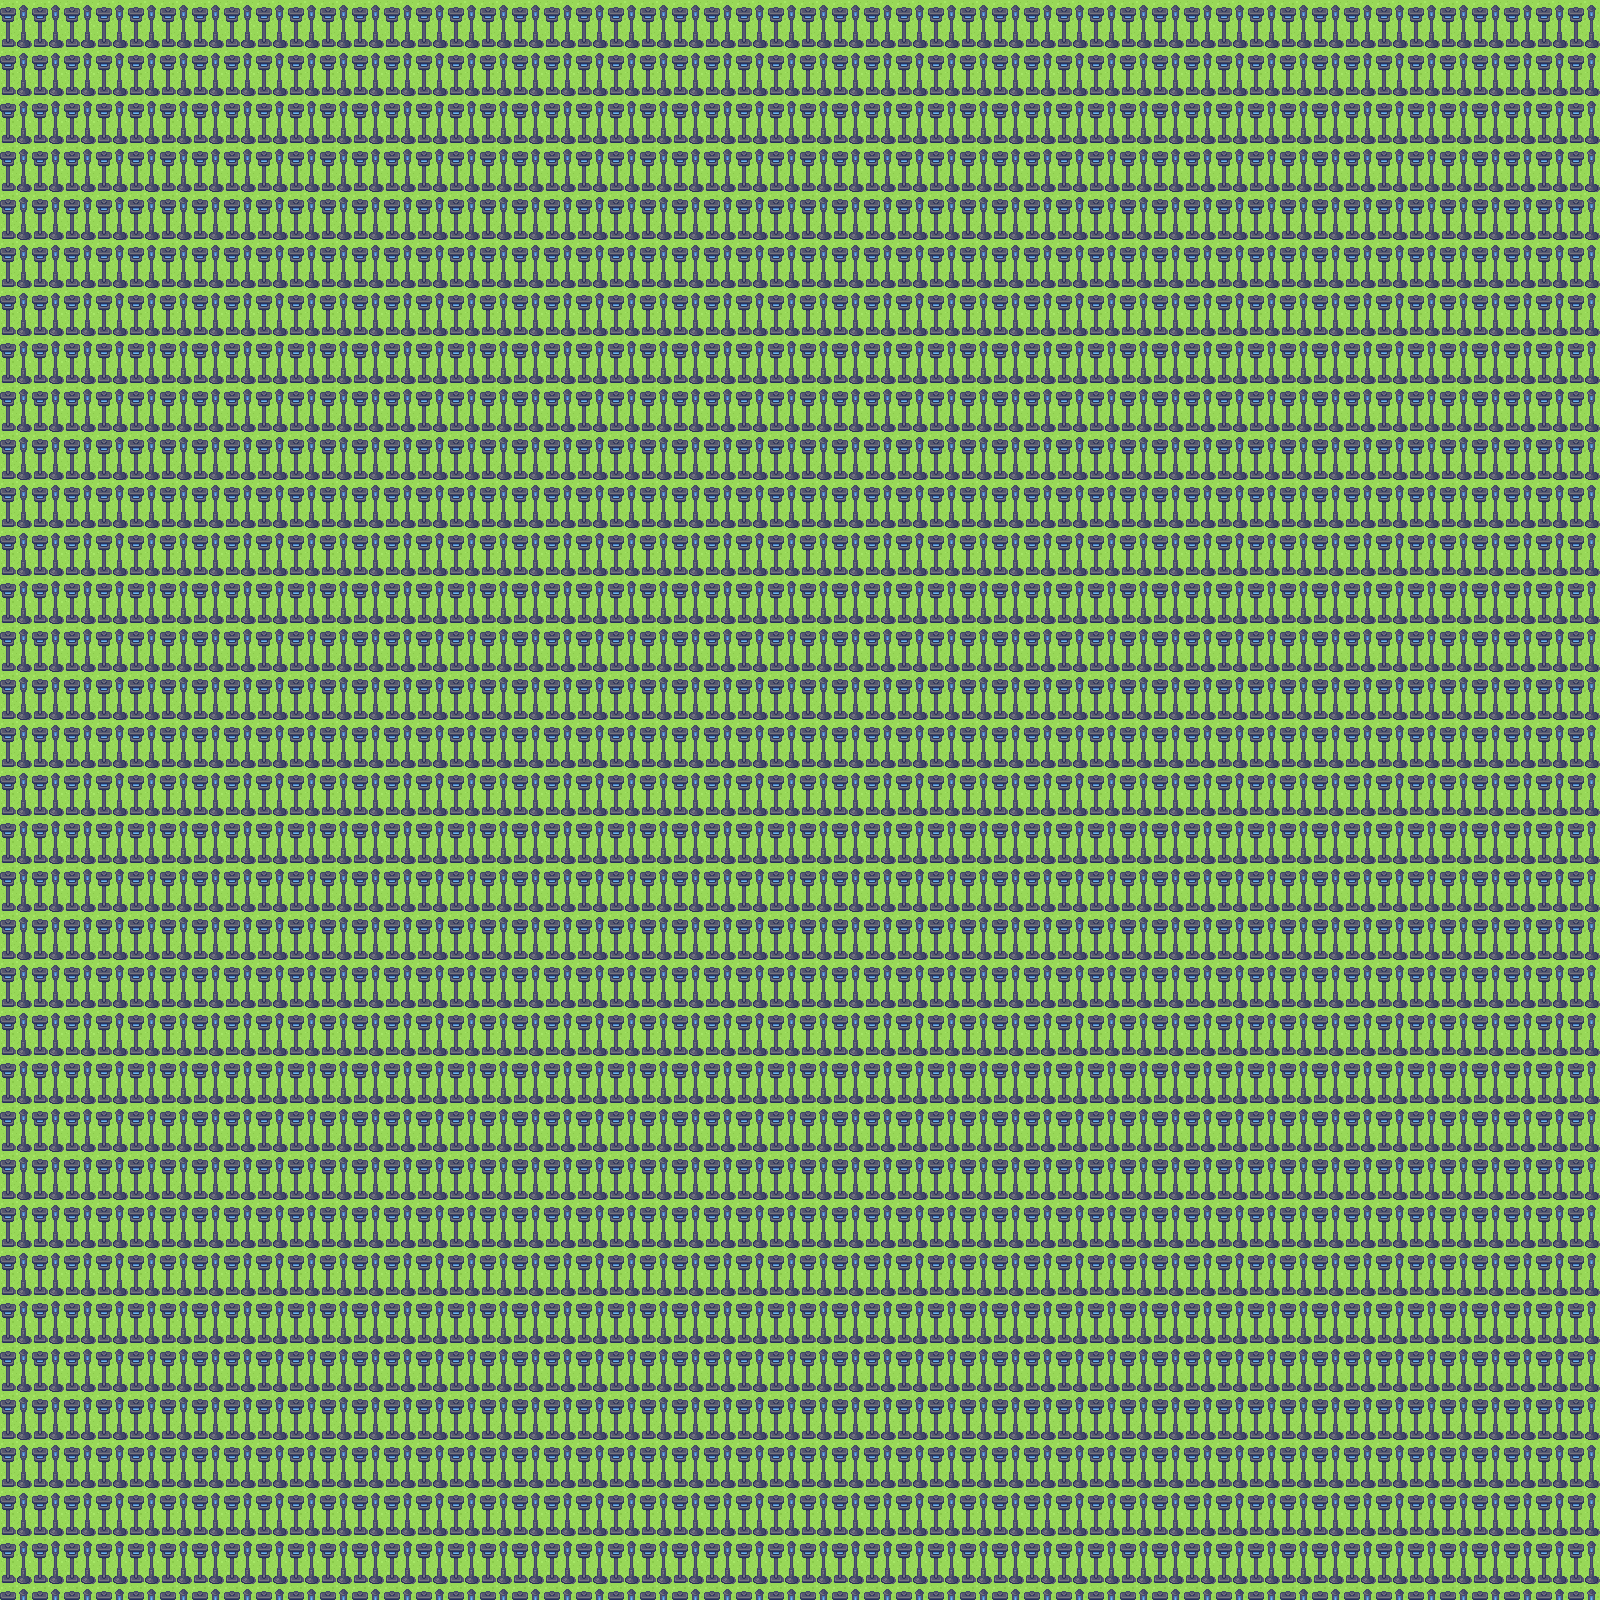

This game map was drawn from its Tiled (.tmx) file and the tilesets committed beside it. A one-line description and the trimmed map source follow:
An orthogonal 100x100 tile map with 16x16 px tiles, 1 tile layer (Capa de Patrones 1).

<map version="1.0" orientation="orthogonal" renderorder="right-down" width="100" height="100" tilewidth="16" tileheight="16" nextobjectid="1">
 <tileset firstgid="1" name="PruebaPaint" tilewidth="16" tileheight="16" spacing="1" tilecount="432" columns="27">
  <image source="PruebaPaint.png" width="458" height="271" />
 </tileset>
 <layer name="Capa de Patrones 1" width="100" height="100">
  <data>[10000 cells, 10000 non-empty, 6 distinct tile ids]</data>
 </layer>
</map>
